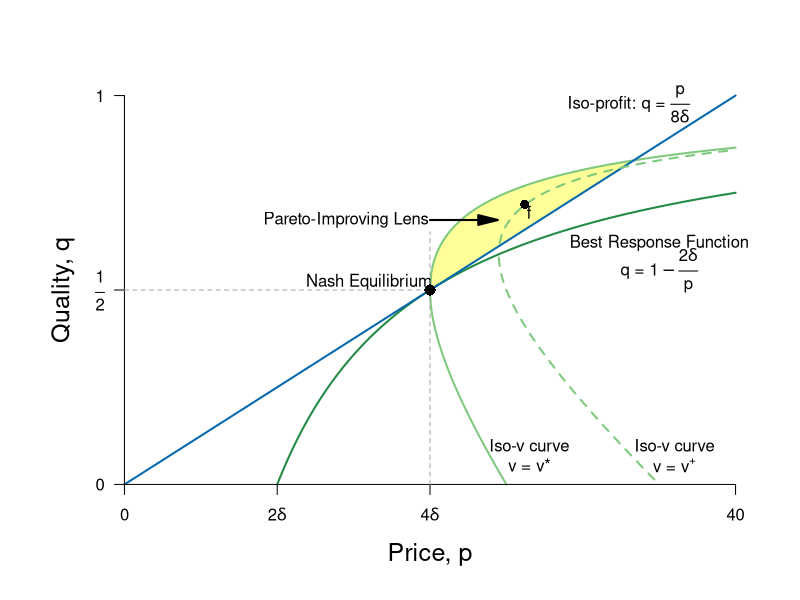

The R source for this figure:
require(ggplot2)
require(shape)
pdf(file = "information_power/ch11_fig6.pdf", width = 9, height = 7)

#Set parameters for graphics
axislabelsize <- 1.5
segmentlinewidth <- 1.5
graphlinewidth <- 2

COL <- c("#7fc97f", "#beaed4", "#fdc086", "#ffff99", "#386cb0", "#f0027f", "#bf5b17", "#666666")
COLA <- c("#e0f3db", "#99d8c9","#66c2a4","#41ae76", "#238b45", "#005824")
COLB <- c("#c6dbef", "#4eb3d3", "#2b8cbe", "#0868ac","#084081")
COLC <- c("#fcfbfd", "#efedf5", "#dadaeb", "#bcbddc", "#9e9ac8", "#807dba", "#6a51a3", "#54278f", "#3f007d")


brfFn <- function(p, delta = 5) {
  1 - (2 * delta) /p
}

isovhigh <- function(p, delta = 5, v = 20){
  (sqrt(p^2 - 4 * delta * v) - p + 2*v)/( 2 * v )
}

isovlow <- function(p, delta = 5, v = 20){
  (-sqrt(p^2 - 4 * delta * v) - p + 2*v)/( 2 * v )
}


isovhigh1 <- function(p, delta = 5, v = 30){
  (sqrt(p^2 - 4 * delta * v) - p + 2*v)/( 2 * v )
}

isovlow1 <- function(p, delta = 5, v = 30){
  (-sqrt(p^2 - 4 * delta * v) - p + 2*v)/( 2 * v )
}

solowCondition <- function(p, delta = 5){
  (p*(1/(8*delta)))
}

#COL <- c("#1B9E77", "#D95F02", "#7570B3", "#E7298A", "#66A61E", "#E6AB02", "#A6761D", "#666666")
#COL <- c("#a6cee3", "#1f78b4", "#b2df8a", "#33a02c", "#fb9a99", "#e31a1c", "#fdbf6f", "#ff7f00")
COL <- c("#7fc97f", "#beaed4", "#fdc086", "#ffff99", "#386cb0")
#COL <- c("#fbb4ae", "#b3cde3", "#ccebc5", "#decbe4", "#fed9a6", "#ffffcc", "#e5d8bd", "#fddaec")
par(mar =  c(5, 5, 4, 2))
xlims <- c(0, 40)
ylims <- c(0, 1)


plot(0, 0, xlim = xlims, ylim = ylims, type = "n",
     xlab = "",
     ylab = "",
     xaxt = "n", yaxt = "n", cex.lab = axislabelsize, bty = "n")

mtext(expression(paste("Price, ", p)), side=1, line = 2.5, cex = axislabelsize)
text(-4, ylims[2] - 0.5*(ylims[2] - ylims[1]), expression(paste("Quality, ", q)), xpd = TRUE, cex = axislabelsize, srt = 90) 


npts <- 500 
npts2 <- 501
#Specify the sequences of points for graphing. 
xx1 <- seq(10, xlims[2], length.out = npts)
xx2 <- seq(xlims[1], xlims[2], length.out = npts)
xx3 <- seq(xlims[1], xlims[2], length.out = npts2)
xx4 <- seq(xlims[1], 25, length.out = npts2)
xx5 <- seq(xlims[1], xlims[2], length.out = npts2)
xx6 <- seq(xlims[1], 35, length.out = npts2)
yy1 <- isovhigh(xx3, delta = 5, v = 20)

#Below, note I have gone to number 416 because at that observation we can 
#find the closest outcome to the intersection of the curves. Serves fine 
#for the relevant polygon
#Draw the shaded area of the Pareto-improving lens
#For the polygon need the intersection of v and iso-profit
#(2p - 40)^2 = p^2 - 400
#4p^2 - 160p + 1600 = p^2 - 400
#3p^2 - 160p + 2000 = 0
#p = 20 or p = 100/3 = 33.3 
# => q = (1/40)*33.3 = 0.8325
polygon(c(xx3, xx3[416]), c(yy1, yy1[416]), col=COL[4], density=NULL, border = NA)

#Draw the lines for the graphs
lines(xx1, brfFn(xx1), col = COLA[5], lwd = graphlinewidth)
lines(xx3, isovhigh(xx3, v = 20, delta = 5), col = COL[1], lwd = graphlinewidth)
lines(xx4, isovlow(xx4, v = 20, delta = 5), col = COL[1], lwd = graphlinewidth)
lines(xx2, solowCondition(xx2, delta = 5), col = COLB[4], lwd = graphlinewidth)
lines(xx5, isovhigh1(xx5, v = 30, delta = 5), col = COL[1], lwd = graphlinewidth, lty = 2)
lines(xx6, isovlow1(xx6, v = 30, delta = 5), col = COL[1], lwd = graphlinewidth, lty = 2)


#Customize ticks and labels for the plot
ticksy <- c(0, 0.5, 1)
ylabels <- c(0, expression(paste(frac(1,2))), 1)
ticksx <- c(0, 10, 20, 40)
xlabels <- c(0, expression(paste(2*delta)), expression(paste(4*delta)), 40)
axis(1, at = ticksx, pos = 0, labels = xlabels)
axis(2, at = ticksy, pos = 0, labels = ylabels, las = 1)

#Annotation of the three graphs and the NE
text(33, 0.98, expression(paste("Iso-profit: ", q ," = ", frac(p, 8*delta))))
text(35, 0.62, expression(paste("Best Response Function")))
text(35, 0.55, expression(paste("q = ", 1 - frac(2*delta, p))))
text(26.5, 0.1, expression(paste("Iso-v curve")))
text(26.5, 0.05, expression(paste("v = ", v,"*")))
text(36, 0.1, expression(paste("Iso-v curve")))
text(36, 0.05, expression(paste("v = ", v^"+")))
text(16, 0.52, expression(paste("Nash Equilibrium")))

#Lines for the coordinates of the Nash equilbrium
segments(20, 0, 20, 0.65, lty = 2, col = "darkgray")
segments(0, 0.5, 20, 0.5, lty = 2, col = "darkgray")

#Add a point for the NE
points(20, 0.5, pch = 16, col = "black", cex = 1.5)

#Add a point for f. referred to in the text
points(26.2, 0.72, pch = 16, col = "black", cex = 1.2)
text(26.5, 0.7, expression(paste("f")))

#Arrow to Pareto-improving Lens
Arrows(20, 0.68, 23.8, 0.68, col = "black", lty = 1, lwd = 2, arr.type = "triangle")
text(14.5, 0.68, expression(paste("Pareto-Improving Lens")))

dev.off()
